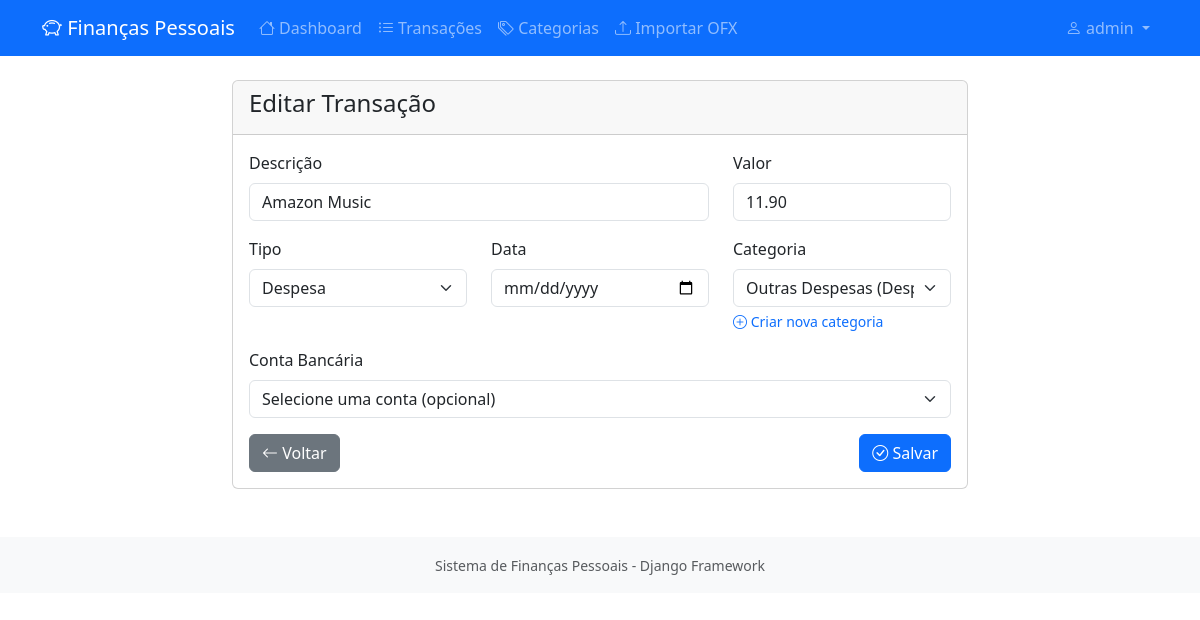
/transacoes/2/editar/ (signed in), run on the app's committed database.
### transacoes/models.py (models this page shows, shortened)
class Transacao(models.Model):
    TIPOS_TRANSACAO = (
        ('RECEITA', 'Receita'),
        ('DESPESA', 'Despesa'),
    )
    descricao = models.CharField(max_length=200)
    valor = models.DecimalField(max_digits=12, decimal_places=2)
    tipo = models.CharField(max_length=7, choices=TIPOS_TRANSACAO)
    data = models.DateField(default=timezone.now)
    categoria = models.ForeignKey(Categoria, on_delete=models.CASCADE)
    conta_bancaria = models.ForeignKey(
        ContaBancaria, on_delete=models.CASCADE, null=True, blank=True)
    usuario = models.ForeignKey(User, on_delete=models.CASCADE)
    identificador_ofx = models.CharField(
        max_length=100, blank=True, help_text='ID único do OFX para evitar duplicatas')
    importada_ofx = models.BooleanField(default=False)
    criado_em = models.DateTimeField(auto_now_add=True)
    atualizado_em = models.DateTimeField(auto_now=True)
    class Meta:
        verbose_name_plural = 'Transações'
        ordering = ['-data', '-criado_em']
        indexes = [
            models.Index(fields=['usuario', 'data']),
            models.Index(fields=['usuario', 'tipo']),
            models.Index(fields=['identificador_ofx']),
        ]

### transacoes/views.py (the view)
# urls.py: path('<int:pk>/editar/', views.editar_transacao, name='editar'),
@login_required
def editar_transacao(request, pk):
    transacao = get_object_or_404(Transacao, pk=pk, usuario=request.user)
    if request.method == 'POST':
        form = TransacaoForm(
            request.POST, instance=transacao, user=request.user)
        if form.is_valid():
            form.save()
            messages.success(request, 'Transação atualizada com sucesso!')
            return redirect('transacoes:lista')
    else:
        form = TransacaoForm(instance=transacao, user=request.user)
    return render(request, 'transacoes/form.html', {
        'form': form,
        'titulo': 'Editar Transação',
        'transacao': transacao
    })

### transacoes/models.py (called while the page is built)
    def __str__(self):
        return f"{self.nome} ({self.get_tipo_display()})"

### templates/transacoes/form.html (shortened to what this page needs)
{% extends 'base.html' %}
{% block content %}
<div class="row justify-content-center">
    <div class="col-md-8">
        <div class="card">
            <div class="card-header">
                <h4>{{ titulo }}</h4>
            </div>
            <div class="card-body">
                <form method="post">
                    <div class="row">
                        <div class="col-md-8">
                            <div class="mb-3">
                                <label for="{{ form.descricao.id_for_label }}" class="form-label">Descrição</label>
                                {{ form.descricao }}
                            </div>
                        </div>
                        <div class="col-md-4">
                            <div class="mb-3">
                                <label for="{{ form.valor.id_for_label }}" class="form-label">Valor</label>
                                {{ form.valor }}
                            </div>
                        </div>
                    </div>
                    <div class="row">
                        <div class="col-md-4">
                            <div class="mb-3">
                                <label for="{{ form.tipo.id_for_label }}" class="form-label">Tipo</label>
                                {{ form.tipo }}
                            </div>
                        </div>
                        <div class="col-md-4">
                            <div class="mb-3">
                                <label for="{{ form.data.id_for_label }}" class="form-label">Data</label>
                                {{ form.data }}
                            </div>
                        </div>
                        <div class="col-md-4">
                            <div class="mb-3">
                                <label for="{{ form.categoria.id_for_label }}" class="form-label">Categoria</label>
                                {{ form.categoria }}
                                <div class="form-text">
                                    <a href="{% url 'transacoes:criar_categoria' %}" target="_blank" class="text-decoration-none">
                                        <i class="bi bi-plus-circle"></i> Criar nova categoria
                                    </a>
                                </div>
                            </div>
                        </div>
                    </div>
                    <div class="mb-3">
                        <label for="{{ form.conta_bancaria.id_for_label }}" class="form-label">Conta Bancária</label>
                        {{ form.conta_bancaria }}
                    </div>
                    <div class="d-flex justify-content-between">
                        <a href="{% url 'transacoes:lista' %}" class="btn btn-secondary">
                            <i class="bi bi-arrow-left"></i> Voltar
                        </a>
                        <button type="submit" class="btn btn-primary">
                            <i class="bi bi-check-circle"></i> Salvar
                        </button>
                    </div>
                </form>
            </div>
        </div>
    </div>
</div>
{% endblock %}

### templates/base.html (shortened to what this page needs)
<!DOCTYPE html>
<html lang="pt-br">
<head>
    <link href="https://cdn.jsdelivr.net/npm/bootstrap@5.3.0/dist/css/bootstrap.min.css" rel="stylesheet">
    <link href="https://cdn.jsdelivr.net/npm/bootstrap-icons@1.10.0/font/bootstrap-icons.css" rel="stylesheet">
</head>
<body>
    <nav class="navbar navbar-expand-lg navbar-dark bg-primary">
        <div class="container">
            <a class="navbar-brand" href="{% url 'home' %}">
                <i class="bi bi-piggy-bank"></i> Finanças Pessoais
            </a>
            {% if user.is_authenticated %}
            <div class="collapse navbar-collapse" id="navbarNav">
                <ul class="navbar-nav me-auto">
                    <li class="nav-item">
                        <a class="nav-link" href="{% url 'dashboard:home' %}">
                            <i class="bi bi-house"></i> Dashboard
                        </a>
                    </li>
                    <li class="nav-item">
                        <a class="nav-link" href="{% url 'transacoes:lista' %}">
                            <i class="bi bi-list-ul"></i> Transações
                        </a>
                    </li>
                    <li class="nav-item">
                        <a class="nav-link" href="{% url 'transacoes:categorias' %}">
                            <i class="bi bi-tags"></i> Categorias
                        </a>
                    </li>
                    <li class="nav-item">
                        <a class="nav-link" href="{% url 'transacoes:importar_ofx' %}">
                            <i class="bi bi-upload"></i> Importar OFX
                        </a>
                    </li>
                </ul>
                <ul class="navbar-nav">
                    <li class="nav-item dropdown">
                        <a class="nav-link dropdown-toggle" href="#" role="button" data-bs-toggle="dropdown">
                            <i class="bi bi-person"></i> {{ user.username }}
                        </a>
                    </li>
                </ul>
            </div>
            {% endif %}
        </div>
    </nav>
    <main class="container mt-4">
        {% block content %}{% endblock %}
    </main>
    <footer class="bg-light text-center mt-5 py-3">
        <div class="container">
            <small class="text-muted">Sistema de Finanças Pessoais - Django Framework</small>
        </div>
    </footer>
</body>
</html>

### data on the page
Transacao: descricao "Amazon Music", valor "11.90", tipo "Despesa", categoria "Outras Despesas (Despesa)", conta_bancaria "Selecione uma conta (opcional)"

### other printed values
{{ user.username }} "admin"
{{ titulo }} "Editar Transação"
